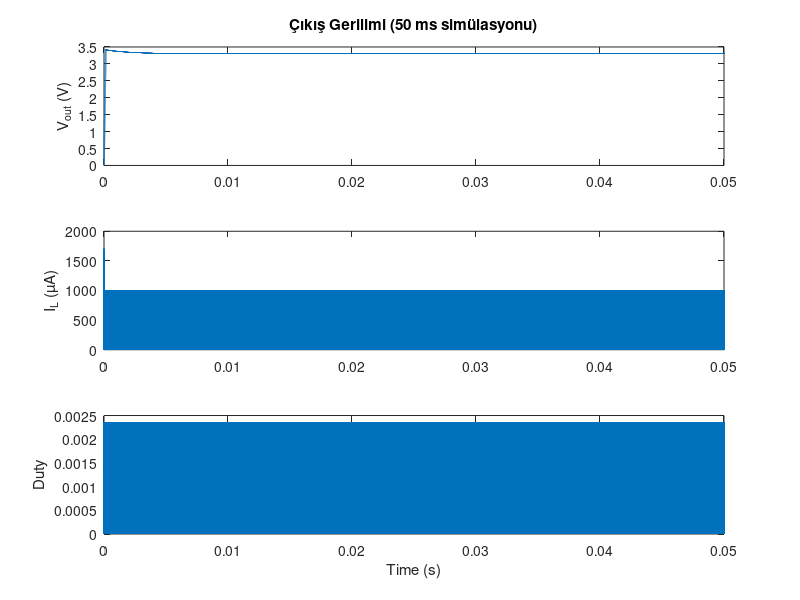

Write MATLAB code to recreate this figure. (Note: this script raises an error after producing the figure.)
% flyback_control_extended.m
clear; clc; close all;

%% 1) Parametreler
fsw   = 10e6;           % 10 MHz
Ts    = 1/fsw;          % 100 ns
Tsim  = 50e-3;          % 50 ms
N     = floor(Tsim/Ts);

Vin    = 12;            % V
Lm     = 2.82e-6;       % H
NsNp   = 2;             % dönüşüm oranı
Cout   = 10e-9;         % 10 nF (daha hızlı tepki)
Rload  = 100e3;         % 100 kΩ
Imax   = 1e-3;          % 1 mA sınırı

% Daha agresif PI ayarları
Kpv    = 1e5;           
Kiv    = 5e7;           

%% 2) Durum Değişkenleri
Vout   = zeros(1,N);
IL     = zeros(1,N);
duty   = zeros(1,N);
int_v  = 0;

Vout(1) = 0;
IL(1)   = 0;

%% 3) Zaman Döngüsü
for k = 1:N-1
    % Ölçümler
    v_meas = Vout(k);
    i_meas = IL(k);
    
    % Voltage-PI
    err_v  = 3.3 - v_meas;
    int_v  = int_v + err_v*Ts;
    i_ref  = Kpv*err_v + Kiv*int_v;
    i_ref  = max(0, min(i_ref, Imax));
    
    % Peak-Current Mode
    d = i_ref * Lm / (Vin * Ts);
    if i_meas >= i_ref
        d = 0;
    end
    d = max(0, min(d, 1));
    duty(k) = d;
    
    % Plant
    if d>0
        dIL = (Vin/Lm)*d*Ts;
    else
        dIL = -(NsNp * v_meas / Lm)*Ts;
    end
    IL(k+1) = max(0, IL(k) + dIL);
    
    Isec      = IL(k)/NsNp;
    dVout     = (Isec - v_meas/Rload)*Ts/Cout;
    Vout(k+1) = Vout(k) + dVout;
end

%% 4) Grafikler
time = (0:N-1)*Ts;

figure;
subplot(3,1,1);
plot(time, Vout,'LineWidth',1.2); ylabel('V_{out} (V)');
title('Çıkış Gerilimi (50 ms simülasyonu)');

subplot(3,1,2);
plot(time, IL*1e6,'LineWidth',1.2); ylabel('I_L (µA)');

subplot(3,1,3);
plot(time, duty,'LineWidth',1.2); ylabel('Duty'); xlabel('Time (s)');
sgtitle('Geliştirilmiş Nano-Flyback Kontrol Simülasyonu');
